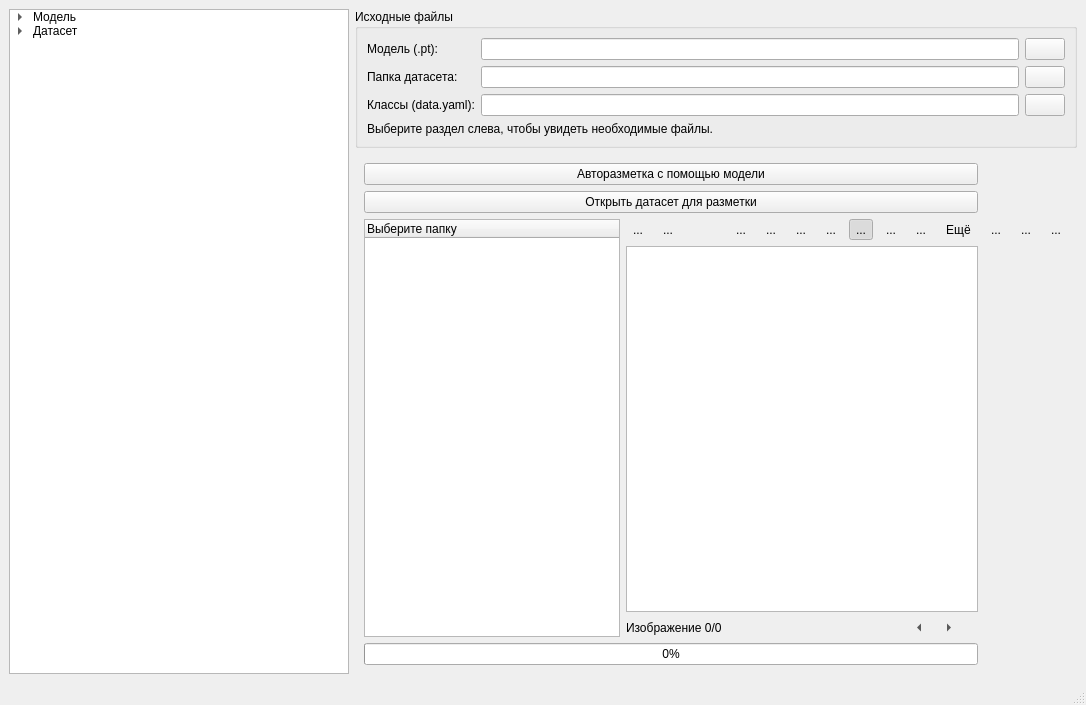
<?xml version="1.0" encoding="UTF-8"?>
<ui version="4.0">
 <class>MainWindow</class>
 <widget class="QMainWindow" name="MainWindow">
  <property name="geometry">
   <rect>
    <x>0</x>
    <y>0</y>
    <width>1086</width>
    <height>705</height>
   </rect>
  </property>
  <property name="windowTitle">
   <string>Маркер ЖД</string>
  </property>
  <widget class="QWidget" name="centralwidget">
   <layout class="QGridLayout" name="gridLayout">
    <item row="0" column="0" rowspan="2">
     <widget class="QTreeWidget" name="treeWidget_menu">
      <property name="sizePolicy">
       <sizepolicy hsizetype="Preferred" vsizetype="Expanding">
        <horstretch>0</horstretch>
        <verstretch>0</verstretch>
       </sizepolicy>
      </property>
      <property name="minimumSize">
       <size>
        <width>340</width>
        <height>0</height>
       </size>
      </property>
      <property name="maximumSize">
       <size>
        <width>16777215</width>
        <height>16777215</height>
       </size>
      </property>
      <property name="allColumnsShowFocus">
       <bool>false</bool>
      </property>
      <attribute name="headerVisible">
       <bool>false</bool>
      </attribute>
      <column>
       <property name="text">
        <string>Редактирование</string>
       </property>
      </column>
      <item>
       <property name="text">
        <string>Модель</string>
       </property>
       <item>
        <property name="text">
         <string>Обучение модели</string>
        </property>
       </item>
       <item>
        <property name="text">
         <string>Тестирование модели</string>
        </property>
       </item>
      </item>
      <item>
       <property name="text">
        <string>Датасет</string>
       </property>
       <item>
        <property name="text">
         <string>Разметка датасета</string>
        </property>
       </item>
       <item>
        <property name="text">
         <string>Редактирование датасета</string>
        </property>
       </item>
      </item>
     </widget>
    </item>
    <item row="1" column="1">
     <widget class="QStackedWidget" name="stackedWidget">
      <property name="currentIndex">
       <number>2</number>
      </property>
      <widget class="QWidget" name="page_2">
       <layout class="QGridLayout" name="gridLayout_2">
        <item row="2" column="0" colspan="2">
         <widget class="QGroupBox" name="groupBox_training_settings">
          <property name="title">
           <string>Настройки обучения</string>
          </property>
          <layout class="QGridLayout" name="gridLayout_4">
           <item row="1" column="0">
            <widget class="QLabel" name="label_imgsz">
             <property name="text">
              <string>Размер изображений:</string>
             </property>
            </widget>
           </item>
           <item row="0" column="1">
            <widget class="QSpinBox" name="spinBox_epochs">
             <property name="minimum">
              <number>10</number>
             </property>
             <property name="maximum">
              <number>500</number>
             </property>
             <property name="value">
              <number>50</number>
             </property>
            </widget>
           </item>
           <item row="0" column="0">
            <widget class="QLabel" name="label_epochs">
             <property name="text">
              <string>Количество эпох:</string>
             </property>
            </widget>
           </item>
           <item row="1" column="1">
            <widget class="QComboBox" name="comboBox">
             <property name="currentIndex">
              <number>3</number>
             </property>
             <item>
              <property name="text">
               <string>320</string>
              </property>
             </item>
             <item>
              <property name="text">
               <string>416</string>
              </property>
             </item>
             <item>
              <property name="text">
               <string>512</string>
              </property>
             </item>
             <item>
              <property name="text">
               <string>640</string>
              </property>
             </item>
             <item>
              <property name="text">
               <string>768</string>
              </property>
             </item>
             <item>
              <property name="text">
               <string>1024</string>
              </property>
             </item>
            </widget>
           </item>
           <item row="2" column="1">
            <widget class="QSpinBox" name="spinBox_batch">
             <property name="minimum">
              <number>1</number>
             </property>
             <property name="maximum">
              <number>32</number>
             </property>
             <property name="value">
              <number>4</number>
             </property>
            </widget>
           </item>
           <item row="2" column="0">
            <widget class="QLabel" name="label_batch">
             <property name="text">
              <string>Батч (количество изображений, обрабатываемых одновременно):</string>
             </property>
            </widget>
           </item>
           <item row="3" column="0" colspan="2">
            <widget class="QCheckBox" name="checkBox_gpu">
             <property name="text">
              <string>Использовать GPU</string>
             </property>
             <property name="checked">
              <bool>true</bool>
             </property>
            </widget>
           </item>
          </layout>
         </widget>
        </item>
        <item row="4" column="0" colspan="2">
         <widget class="QWidget" name="widget" native="true">
          <layout class="QGridLayout" name="gridLayout_5">
           <item row="3" column="1">
            <spacer name="verticalSpacer">
             <property name="orientation">
              <enum>Qt::Vertical</enum>
             </property>
             <property name="sizeHint" stdset="0">
              <size>
               <width>20</width>
               <height>40</height>
              </size>
             </property>
            </spacer>
           </item>
           <item row="2" column="0" colspan="3">
            <widget class="QProgressBar" name="progressBar_training">
             <property name="value">
              <number>24</number>
             </property>
            </widget>
           </item>
           <item row="1" column="2">
            <widget class="QLabel" name="label_progress_value">
             <property name="enabled">
              <bool>true</bool>
             </property>
             <property name="text">
              <string>0 %</string>
             </property>
            </widget>
           </item>
           <item row="0" column="2">
            <widget class="QLabel" name="label_progress">
             <property name="enabled">
              <bool>true</bool>
             </property>
             <property name="text">
              <string>Обработано в эпохе</string>
             </property>
            </widget>
           </item>
           <item row="1" column="1">
            <widget class="QLabel" name="label_gpu_mem_value">
             <property name="enabled">
              <bool>true</bool>
             </property>
             <property name="text">
              <string>—</string>
             </property>
            </widget>
           </item>
           <item row="0" column="1">
            <widget class="QLabel" name="label_gpu_mem">
             <property name="enabled">
              <bool>true</bool>
             </property>
             <property name="text">
              <string>Память GPU</string>
             </property>
            </widget>
           </item>
           <item row="1" column="0">
            <widget class="QLabel" name="label_epoch_number_value">
             <property name="text">
              <string>0/0</string>
             </property>
            </widget>
           </item>
           <item row="0" column="0">
            <widget class="QLabel" name="label_epoch_number">
             <property name="text">
              <string>Эпоха</string>
             </property>
            </widget>
           </item>
          </layout>
         </widget>
        </item>
        <item row="3" column="0" colspan="2">
         <widget class="QPushButton" name="pushButton_start_training">
          <property name="text">
           <string>Начать обучение модели</string>
          </property>
         </widget>
        </item>
       </layout>
      </widget>
      <widget class="QWidget" name="page">
       <layout class="QGridLayout" name="gridLayout_6">
        <item row="2" column="0">
         <widget class="QProgressBar" name="progressBar_testing">
          <property name="value">
           <number>24</number>
          </property>
         </widget>
        </item>
        <item row="1" column="0">
         <widget class="QPushButton" name="pushButton_start_model_test">
          <property name="text">
           <string>Начать тестирование модели</string>
          </property>
         </widget>
        </item>
        <item row="0" column="0">
         <widget class="QGroupBox" name="groupBox_test_settings">
          <property name="title">
           <string>Настройки тестирования</string>
          </property>
          <layout class="QGridLayout" name="gridLayout_9">
           <item row="0" column="0">
            <widget class="QLabel" name="label_imgsz_2">
             <property name="text">
              <string>Размер изображений:</string>
             </property>
            </widget>
           </item>
           <item row="2" column="0">
            <widget class="QCheckBox" name="checkBox_gpu_2">
             <property name="text">
              <string>Использовать GPU</string>
             </property>
             <property name="checked">
              <bool>true</bool>
             </property>
            </widget>
           </item>
           <item row="0" column="1">
            <widget class="QComboBox" name="comboBox_2">
             <property name="currentIndex">
              <number>3</number>
             </property>
             <item>
              <property name="text">
               <string>320</string>
              </property>
             </item>
             <item>
              <property name="text">
               <string>416</string>
              </property>
             </item>
             <item>
              <property name="text">
               <string>512</string>
              </property>
             </item>
             <item>
              <property name="text">
               <string>640</string>
              </property>
             </item>
             <item>
              <property name="text">
               <string>768</string>
              </property>
             </item>
             <item>
              <property name="text">
               <string>1024</string>
              </property>
             </item>
            </widget>
           </item>
          </layout>
         </widget>
        </item>
        <item row="3" column="0">
         <spacer name="verticalSpacer_3">
          <property name="orientation">
           <enum>Qt::Vertical</enum>
          </property>
          <property name="sizeHint" stdset="0">
           <size>
            <width>20</width>
            <height>40</height>
           </size>
          </property>
         </spacer>
        </item>
       </layout>
      </widget>
      <widget class="QWidget" name="page_3">
       <layout class="QGridLayout" name="gridLayout_7" columnstretch="0,0,0,0,1,0,0,0,0,0,0,0,0,0,0">
        <item row="3" column="4" colspan="3">
         <spacer name="horizontalSpacer_2">
          <property name="orientation">
           <enum>Qt::Horizontal</enum>
          </property>
          <property name="sizeHint" stdset="0">
           <size>
            <width>40</width>
            <height>20</height>
           </size>
          </property>
         </spacer>
        </item>
        <item row="4" column="2" rowspan="4" colspan="13">
         <widget class="QGraphicsView" name="graphicsView">
          <property name="sizePolicy">
           <sizepolicy hsizetype="Expanding" vsizetype="Expanding">
            <horstretch>0</horstretch>
            <verstretch>0</verstretch>
           </sizepolicy>
          </property>
         </widget>
        </item>
        <item row="3" column="12">
         <widget class="QToolButton" name="toolButton_move">
          <property name="toolTip">
           <string>Перемещение изображения</string>
          </property>
          <property name="text">
           <string>...</string>
          </property>
          <property name="icon">
           <iconset>
            <normaloff>assets/icons/move.png</normaloff>assets/icons/move.png</iconset>
          </property>
          <property name="iconSize">
           <size>
            <width>30</width>
            <height>30</height>
           </size>
          </property>
          <property name="checkable">
           <bool>true</bool>
          </property>
          <property name="checked">
           <bool>false</bool>
          </property>
          <property name="autoRaise">
           <bool>true</bool>
          </property>
         </widget>
        </item>
        <item row="3" column="11">
         <widget class="QToolButton" name="toolButton_cursor">
          <property name="toolTip">
           <string>Выделение разметки</string>
          </property>
          <property name="text">
           <string>...</string>
          </property>
          <property name="icon">
           <iconset>
            <normaloff>assets/icons/cursor.png</normaloff>assets/icons/cursor.png</iconset>
          </property>
          <property name="iconSize">
           <size>
            <width>30</width>
            <height>30</height>
           </size>
          </property>
          <property name="checkable">
           <bool>true</bool>
          </property>
          <property name="checked">
           <bool>true</bool>
          </property>
          <property name="autoRaise">
           <bool>true</bool>
          </property>
         </widget>
        </item>
        <item row="3" column="9">
         <widget class="QToolButton" name="toolButton_delete">
          <property name="toolTip">
           <string>Удалить разметку (Delete)</string>
          </property>
          <property name="text">
           <string>...</string>
          </property>
          <property name="icon">
           <iconset>
            <normaloff>assets/icons/delete.png</normaloff>assets/icons/delete.png</iconset>
          </property>
          <property name="iconSize">
           <size>
            <width>30</width>
            <height>30</height>
           </size>
          </property>
          <property name="autoRaise">
           <bool>true</bool>
          </property>
         </widget>
        </item>
        <item row="3" column="3">
         <widget class="QToolButton" name="toolButton_apply">
          <property name="toolTip">
           <string>Повторить действие (Ctrl + Y)</string>
          </property>
          <property name="text">
           <string>...</string>
          </property>
          <property name="icon">
           <iconset>
            <normaloff>assets/icons/apply.png</normaloff>assets/icons/apply.png</iconset>
          </property>
          <property name="iconSize">
           <size>
            <width>30</width>
            <height>30</height>
           </size>
          </property>
          <property name="autoRepeat">
           <bool>false</bool>
          </property>
          <property name="autoRaise">
           <bool>true</bool>
          </property>
         </widget>
        </item>
        <item row="3" column="2">
         <widget class="QToolButton" name="toolButton_cancel">
          <property name="toolTip">
           <string>Отменить действие (Ctrl + Z)</string>
          </property>
          <property name="text">
           <string>...</string>
          </property>
          <property name="icon">
           <iconset>
            <normaloff>assets/icons/cancel.png</normaloff>assets/icons/cancel.png</iconset>
          </property>
          <property name="iconSize">
           <size>
            <width>30</width>
            <height>30</height>
           </size>
          </property>
          <property name="autoRaise">
           <bool>true</bool>
          </property>
         </widget>
        </item>
        <item row="3" column="13">
         <widget class="QToolButton" name="toolButton_save">
          <property name="toolTip">
           <string>Сохранить разметку (Ctrl + S)</string>
          </property>
          <property name="text">
           <string>...</string>
          </property>
          <property name="icon">
           <iconset>
            <normaloff>assets/icons/save.png</normaloff>assets/icons/save.png</iconset>
          </property>
          <property name="iconSize">
           <size>
            <width>30</width>
            <height>30</height>
           </size>
          </property>
          <property name="checkable">
           <bool>false</bool>
          </property>
          <property name="autoRaise">
           <bool>true</bool>
          </property>
         </widget>
        </item>
        <item row="1" column="0" colspan="15">
         <widget class="QPushButton" name="pushButton_load_mark_info">
          <property name="text">
           <string>Открыть датасет для разметки</string>
          </property>
         </widget>
        </item>
        <item row="3" column="16">
         <widget class="QToolButton" name="pushButton_copy_previous">
          <property name="visible">
           <bool>false</bool>
          </property>
          <property name="toolTip">
           <string>Скопировать всю разметку с предыдущего изображения</string>
          </property>
          <property name="text">
           <string>...</string>
          </property>
          <property name="icon">
           <iconset>
            <normaloff>assets/icons/copy.png</normaloff>assets/icons/copy.png</iconset>
          </property>
          <property name="iconSize">
           <size>
            <width>30</width>
            <height>30</height>
           </size>
          </property>
          <property name="autoRaise">
           <bool>true</bool>
          </property>
         </widget>
        </item>
        <item row="3" column="17">
         <widget class="QToolButton" name="pushButton_clear_annotations">
          <property name="visible">
           <bool>false</bool>
          </property>
          <property name="toolTip">
           <string>Удалить всю разметку с текущего изображения</string>
          </property>
          <property name="text">
           <string>...</string>
          </property>
          <property name="icon">
           <iconset>
            <normaloff>assets/icons/delete_all.png</normaloff>assets/icons/delete_all.png</iconset>
          </property>
          <property name="iconSize">
           <size>
            <width>30</width>
            <height>30</height>
           </size>
          </property>
          <property name="autoRaise">
           <bool>true</bool>
          </property>
         </widget>
        </item>
        <item row="8" column="14">
         <widget class="QToolButton" name="toolButton_next">
          <property name="text">
           <string>...</string>
          </property>
          <property name="iconSize">
           <size>
            <width>12</width>
            <height>12</height>
           </size>
          </property>
          <property name="toolButtonStyle">
           <enum>Qt::ToolButtonIconOnly</enum>
          </property>
          <property name="autoRaise">
           <bool>true</bool>
          </property>
          <property name="arrowType">
           <enum>Qt::RightArrow</enum>
          </property>
         </widget>
        </item>
        <item row="8" column="13">
         <widget class="QToolButton" name="toolButton_prev">
          <property name="text">
           <string>...</string>
          </property>
          <property name="iconSize">
           <size>
            <width>12</width>
            <height>12</height>
           </size>
          </property>
          <property name="autoRaise">
           <bool>true</bool>
          </property>
          <property name="arrowType">
           <enum>Qt::LeftArrow</enum>
          </property>
         </widget>
        </item>
        <item row="3" column="0" rowspan="6" colspan="2">
         <widget class="QTreeWidget" name="treeWidget_dir">
          <property name="sizePolicy">
           <sizepolicy hsizetype="Minimum" vsizetype="Expanding">
            <horstretch>0</horstretch>
            <verstretch>0</verstretch>
           </sizepolicy>
          </property>
          <property name="maximumSize">
           <size>
            <width>260</width>
            <height>16777215</height>
           </size>
          </property>
          <column>
           <property name="text">
            <string>Выберите папку</string>
           </property>
          </column>
         </widget>
        </item>
        <item row="8" column="2" colspan="7">
         <widget class="QLabel" name="label_img_num">
          <property name="text">
           <string>Изображение 0/0</string>
          </property>
         </widget>
        </item>
        <item row="0" column="0" colspan="15">
         <widget class="QPushButton" name="pushButton_autolabling">
          <property name="text">
          <string>Авторазметка с помощью модели</string>
          </property>
         </widget>
        </item>
        <item row="3" column="10">
         <widget class="QToolButton" name="toolButton_zoom">
          <property name="toolTip">
           <string>Приблизить изображение (Ctrl)</string>
          </property>
          <property name="text">
           <string>...</string>
          </property>
          <property name="icon">
           <iconset>
            <normaloff>assets/icons/search.png</normaloff>assets/icons/search.png</iconset>
          </property>
          <property name="iconSize">
           <size>
            <width>30</width>
            <height>30</height>
           </size>
          </property>
          <property name="checkable">
           <bool>true</bool>
          </property>
          <property name="autoRaise">
           <bool>true</bool>
          </property>
         </widget>
        </item>
        <item row="3" column="7">
         <widget class="QToolButton" name="toolButton_add">
          <property name="toolTip">
           <string>Добавить разметку (Ctrl + N)</string>
          </property>
          <property name="text">
           <string>...</string>
          </property>
          <property name="icon">
           <iconset>
            <normaloff>assets/icons/add.png</normaloff>assets/icons/add.png</iconset>
          </property>
          <property name="iconSize">
           <size>
            <width>30</width>
            <height>30</height>
           </size>
          </property>
          <property name="autoRaise">
           <bool>true</bool>
          </property>
         </widget>
        </item>
        <item row="3" column="8">
         <widget class="QToolButton" name="toolButton_edit">
          <property name="toolTip">
           <string>Редактировать класс (Ctrl + E)</string>
          </property>
          <property name="text">
           <string>...</string>
          </property>
          <property name="icon">
           <iconset>
            <normaloff>assets/icons/edit.png</normaloff>assets/icons/edit.png</iconset>
          </property>
          <property name="iconSize">
           <size>
            <width>30</width>
            <height>30</height>
           </size>
          </property>
          <property name="autoRaise">
           <bool>true</bool>
          </property>
         </widget>
        </item>
        <item row="3" column="15">
         <widget class="QToolButton" name="toolButton_reset">
          <property name="visible">
           <bool>false</bool>
          </property>
          <property name="toolTip">
           <string>Сбросить изменения (Ctrl + R)</string>
          </property>
          <property name="text">
           <string>...</string>
          </property>
          <property name="icon">
           <iconset>
            <normaloff>assets/icons/reset.png</normaloff>assets/icons/reset.png</iconset>
          </property>
          <property name="iconSize">
           <size>
            <width>25</width>
            <height>25</height>
           </size>
          </property>
          <property name="autoRaise">
           <bool>true</bool>
          </property>
         </widget>
        </item>
        <item row="3" column="14">
         <widget class="QToolButton" name="toolButton_more">
          <property name="toolTip">
           <string>Дополнительные действия с текущей разметкой</string>
          </property>
         <property name="text">
           <string>Ещё</string>
          </property>
          <property name="icon">
           <iconset>
            <normaloff>assets/icons/other.png</normaloff>assets/icons/other.png</iconset>
          </property>
          <property name="iconSize">
           <size>
            <width>25</width>
            <height>25</height>
           </size>
          </property>
          <property name="popupMode">
           <enum>QToolButton::InstantPopup</enum>
          </property>
          <property name="toolButtonStyle">
           <enum>Qt::ToolButtonIconOnly</enum>
          </property>
          <property name="autoRaise">
           <bool>true</bool>
          </property>
         </widget>
        </item>
        <item row="9" column="0" colspan="15">
         <widget class="QProgressBar" name="progressBar_autolabling">
          <property name="value">
           <number>0</number>
          </property>
         </widget>
        </item>
       </layout>
      </widget>
      <widget class="QWidget" name="page_4">
       <layout class="QGridLayout" name="gridLayout_8">
        <item row="1" column="3">
         <widget class="QToolButton" name="toolButton_down">
          <property name="text">
           <string>...</string>
          </property>
          <property name="iconSize">
           <size>
            <width>25</width>
            <height>25</height>
           </size>
          </property>
          <property name="autoRaise">
           <bool>true</bool>
          </property>
          <property name="arrowType">
           <enum>Qt::DownArrow</enum>
          </property>
         </widget>
        </item>
        <item row="1" column="5">
         <widget class="QToolButton" name="toolButton_add_class">
          <property name="text">
           <string>...</string>
          </property>
          <property name="icon">
           <iconset>
            <normaloff>assets/icons/add.png</normaloff>assets/icons/add.png</iconset>
          </property>
          <property name="iconSize">
           <size>
            <width>25</width>
            <height>25</height>
           </size>
          </property>
          <property name="autoRaise">
           <bool>true</bool>
          </property>
         </widget>
        </item>
        <item row="1" column="1">
         <spacer name="horizontalSpacer">
          <property name="orientation">
           <enum>Qt::Horizontal</enum>
          </property>
          <property name="sizeHint" stdset="0">
           <size>
            <width>40</width>
            <height>20</height>
           </size>
          </property>
         </spacer>
        </item>
        <item row="1" column="7">
         <widget class="QToolButton" name="toolButton_reset_class_info">
          <property name="text">
           <string>...</string>
          </property>
          <property name="icon">
           <iconset>
            <normaloff>assets/icons/reset.png</normaloff>assets/icons/reset.png</iconset>
          </property>
          <property name="iconSize">
           <size>
            <width>25</width>
            <height>25</height>
           </size>
          </property>
          <property name="autoRaise">
           <bool>true</bool>
          </property>
         </widget>
        </item>
        <item row="5" column="0" colspan="8">
         <widget class="QProgressBar" name="progressBar_class_info">
          <property name="value">
           <number>24</number>
          </property>
         </widget>
        </item>
        <item row="6" column="0">
         <spacer name="verticalSpacer_2">
          <property name="orientation">
           <enum>Qt::Vertical</enum>
          </property>
          <property name="sizeHint" stdset="0">
           <size>
            <width>20</width>
            <height>40</height>
           </size>
          </property>
         </spacer>
        </item>
        <item row="0" column="0" colspan="8">
         <widget class="QPushButton" name="pushButton_load_class_info">
          <property name="text">
           <string>Загрузить информацию о классах</string>
          </property>
         </widget>
        </item>
        <item row="4" column="0" colspan="8">
         <widget class="QPushButton" name="pushButton_save_class_info">
          <property name="text">
           <string>Сохранить изменения классов</string>
          </property>
         </widget>
        </item>
        <item row="1" column="2">
         <widget class="QToolButton" name="toolButton_up">
          <property name="text">
           <string>...</string>
          </property>
          <property name="iconSize">
           <size>
            <width>25</width>
            <height>25</height>
           </size>
          </property>
          <property name="autoRaise">
           <bool>true</bool>
          </property>
          <property name="arrowType">
           <enum>Qt::UpArrow</enum>
          </property>
         </widget>
        </item>
        <item row="1" column="4">
         <widget class="QToolButton" name="toolButton_delete_class">
          <property name="text">
           <string>...</string>
          </property>
          <property name="icon">
           <iconset>
            <normaloff>assets/icons/delete.png</normaloff>assets/icons/delete.png</iconset>
          </property>
          <property name="iconSize">
           <size>
            <width>25</width>
            <height>25</height>
           </size>
          </property>
          <property name="autoRaise">
           <bool>true</bool>
          </property>
         </widget>
        </item>
        <item row="3" column="0" colspan="8">
         <widget class="QTableView" name="tableView_class_info"/>
        </item>
       </layout>
      </widget>
     </widget>
    </item>
    <item row="0" column="1">
     <widget class="QGroupBox" name="groupBox_src_files">
      <property name="title">
       <string>Исходные файлы</string>
      </property>
      <layout class="QGridLayout" name="gridLayout_3">
       <item row="3" column="0" colspan="3">
        <widget class="QLabel" name="label_source_hint">
         <property name="text">
          <string>Выберите раздел слева, чтобы увидеть необходимые файлы.</string>
         </property>
         <property name="wordWrap">
          <bool>true</bool>
         </property>
        </widget>
       </item>
       <item row="2" column="2">
        <widget class="QPushButton" name="pushButton_yaml_path">
         <property name="text">
          <string/>
         </property>
         <property name="icon">
          <iconset>
           <normaloff>assets/icons/search.png</normaloff>assets/icons/search.png</iconset>
         </property>
         <property name="iconSize">
          <size>
           <width>15</width>
           <height>15</height>
          </size>
         </property>
        </widget>
       </item>
       <item row="0" column="0">
        <widget class="QLabel" name="label_model_path">
         <property name="text">
          <string>Модель (.pt):</string>
         </property>
        </widget>
       </item>
       <item row="1" column="1">
        <widget class="QLineEdit" name="lineEdit_dataset_path"/>
       </item>
       <item row="0" column="1">
        <widget class="QLineEdit" name="lineEdit_model_path"/>
       </item>
       <item row="1" column="0">
        <widget class="QLabel" name="label_dataset_path">
         <property name="text">
          <string>Папка датасета:</string>
         </property>
        </widget>
       </item>
       <item row="2" column="0">
        <widget class="QLabel" name="label_yaml_path">
         <property name="text">
          <string>Классы (data.yaml):</string>
         </property>
        </widget>
       </item>
       <item row="2" column="1">
        <widget class="QLineEdit" name="lineEdit_yaml_path"/>
       </item>
       <item row="1" column="2">
        <widget class="QPushButton" name="pushButton_dataset_path">
         <property name="text">
          <string/>
         </property>
         <property name="icon">
          <iconset>
           <normaloff>assets/icons/search.png</normaloff>assets/icons/search.png</iconset>
         </property>
         <property name="iconSize">
          <size>
           <width>15</width>
           <height>15</height>
          </size>
         </property>
        </widget>
       </item>
       <item row="0" column="2">
        <widget class="QPushButton" name="pushButton_model_path">
         <property name="text">
          <string/>
         </property>
         <property name="icon">
          <iconset>
           <normaloff>assets/icons/search.png</normaloff>assets/icons/search.png</iconset>
         </property>
         <property name="iconSize">
          <size>
           <width>15</width>
           <height>15</height>
          </size>
         </property>
        </widget>
       </item>
      </layout>
     </widget>
    </item>
   </layout>
  </widget>
  <widget class="QMenuBar" name="menubar">
   <property name="geometry">
    <rect>
     <x>0</x>
     <y>0</y>
     <width>1086</width>
     <height>21</height>
    </rect>
   </property>
  </widget>
  <widget class="QStatusBar" name="statusbar"/>
 </widget>
 <resources/>
 <connections/>
</ui>
